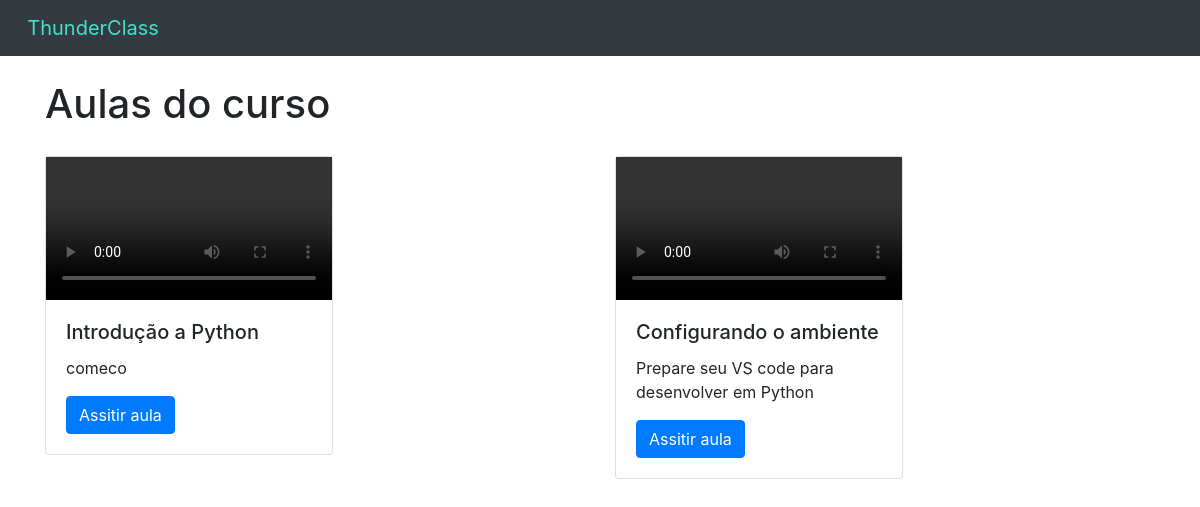
/home/curso/1, run on the app's committed database.
### cursos/models.py (models this page shows, shortened)
class Aulas(models.Model):
    nome = models.CharField(max_length = 100)
    descricao = models.TextField()
    aula = models.FileField(upload_to = "aulas")
    curso = models.ForeignKey(Cursos, on_delete = models.DO_NOTHING)

### cursos/views.py (the view)
# urls.py: path('curso/<int:id>', views.curso, name="curso"),
def curso(request, id):
    v_curso = Cursos.objects.get(id=id)
    aulas = Aulas.objects.filter(curso=v_curso)
    return render(request, 'curso.html', {'aulas': aulas})

### cursos/templates/curso.html (shortened to what this page needs)
{% extends 'base.html'%}
{% block 'body' %}
<div class="container">
  <br>
  <h1>Aulas do curso</h1>
  <div class="row">
      {% for i in aulas %}
          <div style="margin-top: 20px;" class="col-md">
              <div class="card" style="width: 18rem;">
                <video  controls>
                  <source src="{{i.aula.url}}" type="video/mp4">
                </video>
                  <div class="card-body">
                    <h5 class="card-title">{{i.nome}}</h5>
                    <p class="card-text">{{i.descricao}}</p>
                    <a href="{% url 'aula' i.id %}" class="btn btn-primary">Assitir aula</a>
                  </div>
                </div>
          </div>
      {% endfor %}
  </div>
</div>
{% endblock %}

### data on the page
Aulas: nome "Introdução a Python", descricao "comeco"
Aulas: nome "Configurando o ambiente", descricao "Prepare seu VS code para desenvolver em Python"
